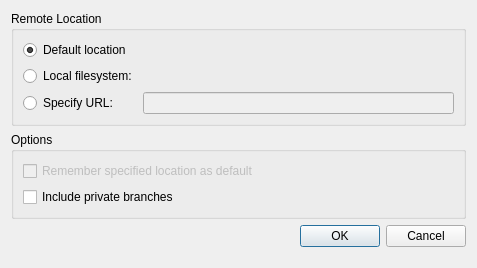
<?xml version="1.0" encoding="UTF-8"?>
<ui version="4.0">
 <class>Fossil::Internal::PullOrPushDialog</class>
 <widget class="QDialog" name="Fossil::Internal::PullOrPushDialog">
  <property name="geometry">
   <rect>
    <x>0</x>
    <y>0</y>
    <width>477</width>
    <height>268</height>
   </rect>
  </property>
  <property name="windowTitle">
   <string>Dialog</string>
  </property>
  <layout class="QVBoxLayout" name="verticalLayout">
   <item>
    <widget class="QGroupBox" name="groupBox">
     <property name="title">
      <string>Remote Location</string>
     </property>
     <layout class="QGridLayout" name="gridLayout">
      <item row="0" column="0">
       <widget class="QRadioButton" name="defaultButton">
        <property name="text">
         <string>Default location</string>
        </property>
        <property name="checked">
         <bool>true</bool>
        </property>
       </widget>
      </item>
      <item row="1" column="0">
       <widget class="QRadioButton" name="localButton">
        <property name="text">
         <string>Local filesystem:</string>
        </property>
       </widget>
      </item>
      <item row="1" column="1">
       <widget class="Utils::PathChooser" name="localPathChooser" native="true">
        <property name="enabled">
         <bool>false</bool>
        </property>
       </widget>
      </item>
      <item row="2" column="0">
       <widget class="QRadioButton" name="urlButton">
        <property name="toolTip">
         <string>For example: https://[user[:pass]@]host[:port]/[path]</string>
        </property>
        <property name="text">
         <string>Specify URL:</string>
        </property>
       </widget>
      </item>
      <item row="2" column="1">
       <widget class="QLineEdit" name="urlLineEdit">
        <property name="enabled">
         <bool>false</bool>
        </property>
        <property name="toolTip">
         <string>For example: https://[user[:pass]@]host[:port]/[path]</string>
        </property>
       </widget>
      </item>
     </layout>
    </widget>
   </item>
   <item>
    <widget class="QGroupBox" name="groupBox_2">
     <property name="title">
      <string>Options</string>
     </property>
     <layout class="QGridLayout" name="gridLayout_2">
      <item row="0" column="0" colspan="2">
       <widget class="QCheckBox" name="rememberCheckBox">
        <property name="enabled">
         <bool>false</bool>
        </property>
        <property name="text">
         <string>Remember specified location as default</string>
        </property>
       </widget>
      </item>
      <item row="1" column="0" colspan="2">
       <widget class="QCheckBox" name="privateCheckBox">
        <property name="toolTip">
         <string>Allow transfer of private branches.</string>
        </property>
        <property name="text">
         <string>Include private branches</string>
        </property>
       </widget>
      </item>
     </layout>
    </widget>
   </item>
   <item>
    <widget class="QDialogButtonBox" name="buttonBox">
     <property name="orientation">
      <enum>Qt::Horizontal</enum>
     </property>
     <property name="standardButtons">
      <set>QDialogButtonBox::Cancel|QDialogButtonBox::Ok</set>
     </property>
    </widget>
   </item>
   <item>
    <spacer name="verticalSpacer">
     <property name="orientation">
      <enum>Qt::Vertical</enum>
     </property>
     <property name="sizeHint" stdset="0">
      <size>
       <width>20</width>
       <height>4</height>
      </size>
     </property>
    </spacer>
   </item>
  </layout>
 </widget>
 <customwidgets>
  <customwidget>
   <class>Utils::PathChooser</class>
   <extends>QWidget</extends>
   <header location="global">utils/pathchooser.h</header>
   <container>1</container>
   <slots>
    <signal>editingFinished()</signal>
    <signal>browsingFinished()</signal>
   </slots>
  </customwidget>
 </customwidgets>
 <resources/>
 <connections>
  <connection>
   <sender>buttonBox</sender>
   <signal>accepted()</signal>
   <receiver>Fossil::Internal::PullOrPushDialog</receiver>
   <slot>accept()</slot>
   <hints>
    <hint type="sourcelabel">
     <x>257</x>
     <y>177</y>
    </hint>
    <hint type="destinationlabel">
     <x>157</x>
     <y>274</y>
    </hint>
   </hints>
  </connection>
  <connection>
   <sender>buttonBox</sender>
   <signal>rejected()</signal>
   <receiver>Fossil::Internal::PullOrPushDialog</receiver>
   <slot>reject()</slot>
   <hints>
    <hint type="sourcelabel">
     <x>325</x>
     <y>177</y>
    </hint>
    <hint type="destinationlabel">
     <x>286</x>
     <y>274</y>
    </hint>
   </hints>
  </connection>
  <connection>
   <sender>urlButton</sender>
   <signal>toggled(bool)</signal>
   <receiver>urlLineEdit</receiver>
   <slot>setEnabled(bool)</slot>
   <hints>
    <hint type="sourcelabel">
     <x>80</x>
     <y>121</y>
    </hint>
    <hint type="destinationlabel">
     <x>332</x>
     <y>123</y>
    </hint>
   </hints>
  </connection>
  <connection>
   <sender>localButton</sender>
   <signal>toggled(bool)</signal>
   <receiver>localPathChooser</receiver>
   <slot>setEnabled(bool)</slot>
   <hints>
    <hint type="sourcelabel">
     <x>112</x>
     <y>81</y>
    </hint>
    <hint type="destinationlabel">
     <x>346</x>
     <y>81</y>
    </hint>
   </hints>
  </connection>
  <connection>
   <sender>urlButton</sender>
   <signal>toggled(bool)</signal>
   <receiver>rememberCheckBox</receiver>
   <slot>setEnabled(bool)</slot>
   <hints>
    <hint type="sourcelabel">
     <x>71</x>
     <y>92</y>
    </hint>
    <hint type="destinationlabel">
     <x>163</x>
     <y>153</y>
    </hint>
   </hints>
  </connection>
  <connection>
   <sender>localButton</sender>
   <signal>toggled(bool)</signal>
   <receiver>rememberCheckBox</receiver>
   <slot>setEnabled(bool)</slot>
   <hints>
    <hint type="sourcelabel">
     <x>71</x>
     <y>67</y>
    </hint>
    <hint type="destinationlabel">
     <x>163</x>
     <y>153</y>
    </hint>
   </hints>
  </connection>
 </connections>
</ui>
